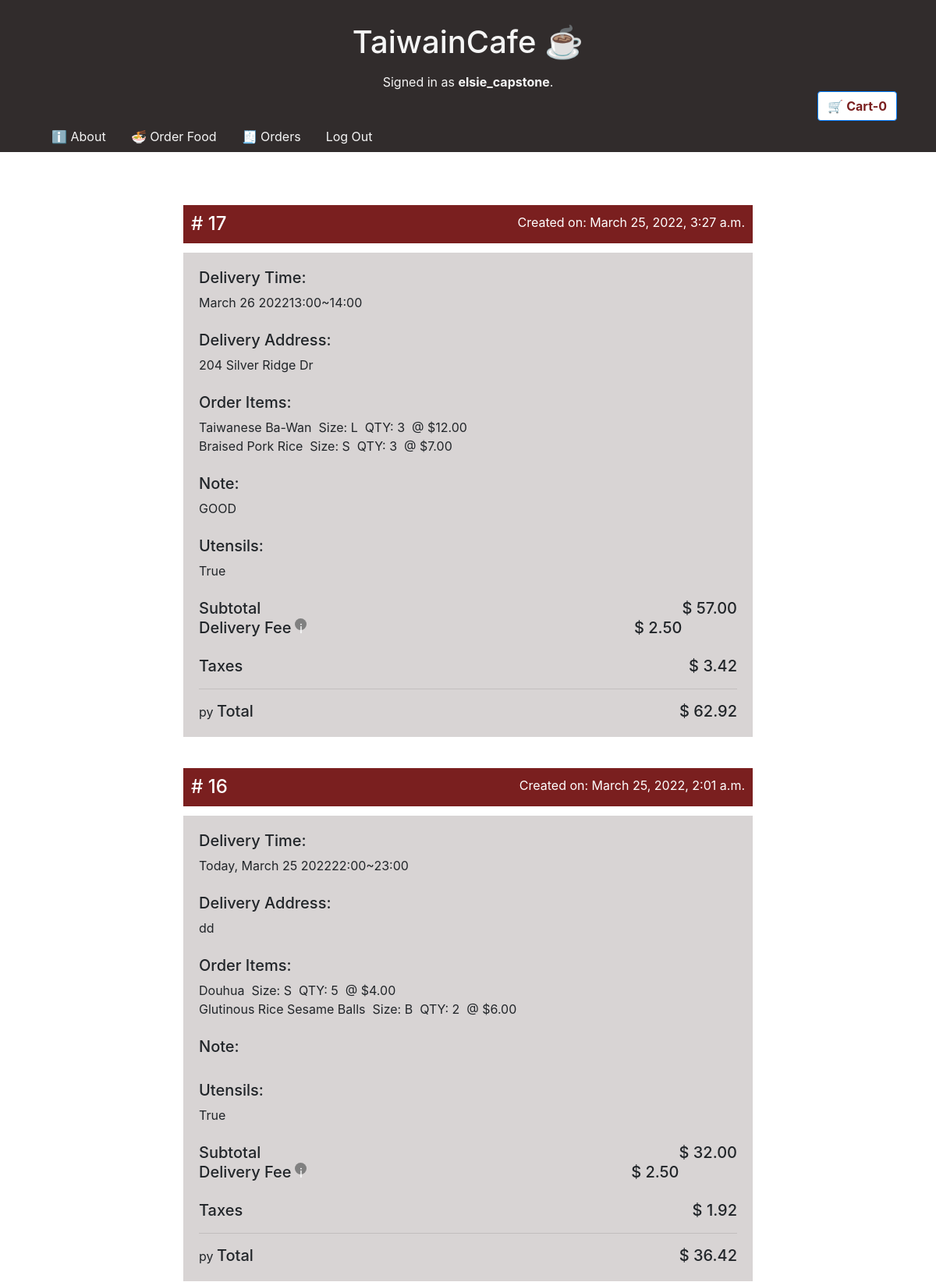
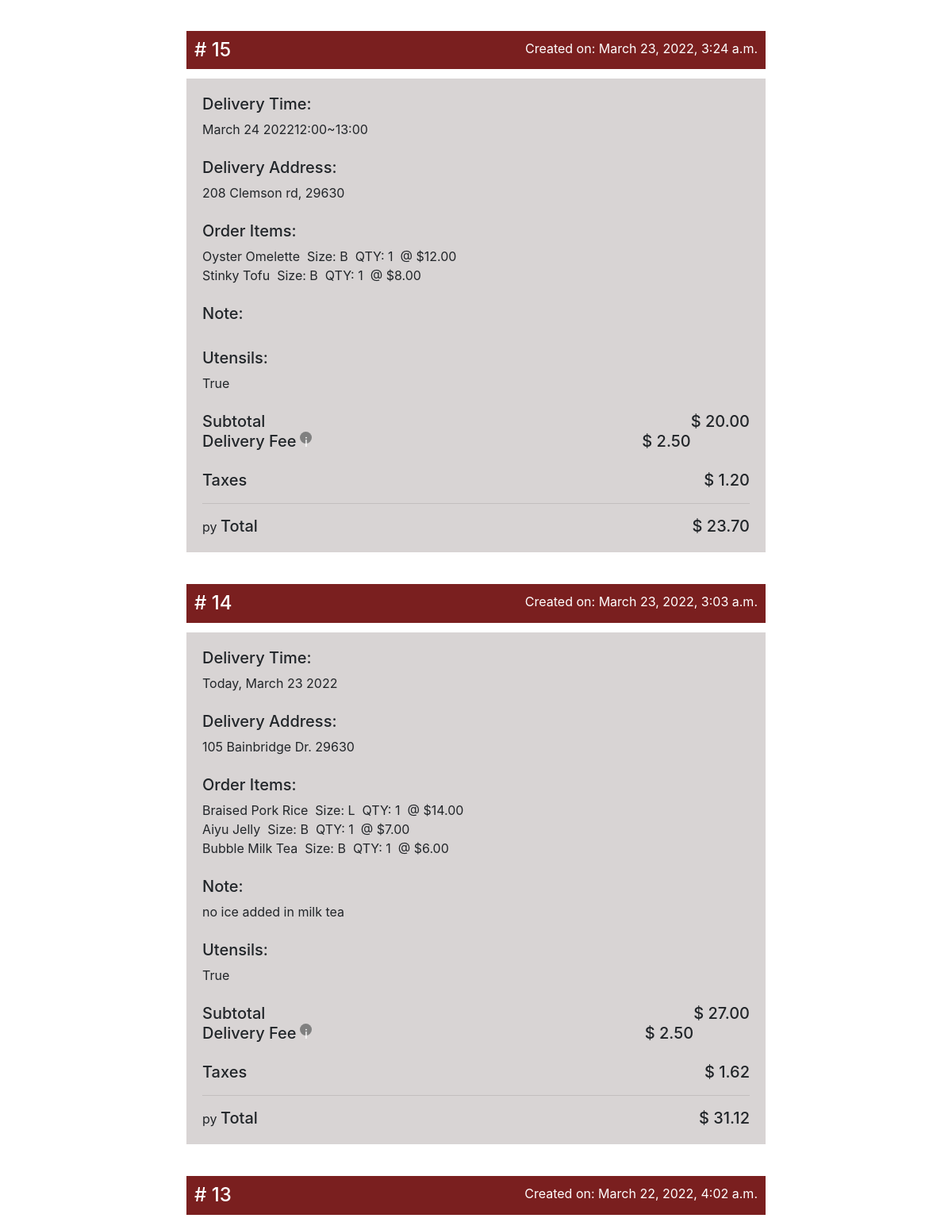
The app's page /orders (signed in, upper part) with its own data (2 pictures, top to bottom).
### delivery/models.py (models this page shows, shortened)
class User(AbstractUser):
    pass

class Cart(models.Model):
    user = models.ForeignKey(User, related_name="carts", on_delete=models.CASCADE)
    created_time = models.DateTimeField(auto_now_add=True)
    delivery = models.BooleanField(default="True")
    delivery_time = models.CharField(max_length=100)
    address = models.CharField(max_length=500)
    fee = models.DecimalField(max_digits=5, decimal_places=2)
    subtotal = models.DecimalField(max_digits=5, decimal_places=2, default=0)
    tax = models.DecimalField(max_digits=5, decimal_places=2, default=0)
    total =models.DecimalField(max_digits=5, decimal_places=2, default=0)
    utensils = models.BooleanField(default="False")
    orderitems = models.ManyToManyField("OrderItem", related_name="carts", blank=True)
    note = models.TextField()

class OrderItem(models.Model):
    user = models.ForeignKey(User, related_name="orderitems", on_delete=models.CASCADE)
    meal = models.ForeignKey(Meal, related_name='orderitems', on_delete=models.CASCADE)
    size = models.ForeignKey(Size, related_name='orderitems', on_delete=models.CASCADE)
    price = models.DecimalField(max_digits=5, decimal_places=2)
    qty = models.IntegerField()
    created_time = models.DateTimeField(auto_now_add=True)

class Meal(models.Model):
    TYPE_CHOICES = (
        ('APPETIZER', 'Appetizer'),
        ('ENTRE', 'Entre'),
        ('DESSERT', 'Dessert'),
        ('SOUP','Soup'),
        ('DRINK', 'Drink')
    )
    name = models.CharField(max_length=300)
    description = models.CharField(max_length=500)
    type = models.CharField(max_length=300, choices = TYPE_CHOICES)
    size = models.ManyToManyField('Size', through='Price', related_name='meals')
    image = models.ImageField(upload_to='images/')
    price = models.DecimalField(max_digits=5, decimal_places=2, default=0)
    def __str__(self):
        return self.name

class Size(models.Model):
    SIZE_CHOICES = (
        ('B', 'Base'),
        ('S', 'Small'),
        ('M', 'Medium'),
        ('L', 'Large')
    )
    name = models.CharField(max_length=300, choices = SIZE_CHOICES, default = 'B')
    def __str__(self):
        return self.name

### delivery/views.py (the view)
# urls.py: path("orders", views.orders, name="orders"),
@login_required
def orders(request):
    current_user = User.objects.get(id=request.user.id)
    try:
        orders = Cart.objects.filter(user=current_user).order_by('-id')
    except OrderItem.DoesNotExist:
        orders = None
    for i in orders:
        print(f"orderitems: {i.orderitems}")
    return render(request, 'delivery/orders.html', {
        "orders": orders
    })

### delivery/templates/delivery/orders.html
{% extends "delivery/layout.html" %}
{% load static %}
{% block body %}
{% for i in orders %}
<div class="container" style="border: 2px; width:800px">
    <div class="card" style="border: 2px">
        <div class="card-body">
            <div class="card-title" style="background-color: rgb(122, 31, 31);color:white; padding:10px">
                <h4 class="inline">#&nbsp;{{ i.id }}</h4>
                <div class="inlineright">Created on: {{ i.created_time }}</div>
            </div>
            <div style="background-color: rgb(216, 212, 212); padding:20px">
                <div class="card-text">
                    <h5>Delivery Time:</h5>{{ i.delivery_time }}
                </div>
                <br>
                <div class="card-text">
                    <h5>Delivery Address:</h5> {{ i.address }}
                </div>
                <br>
                <div class="card-text">
                    <h5>Order Items:</h5>
                    <div>
                        {% for j in i.orderitems.all %}
                            {{ j.meal }}&nbsp;&nbsp;Size:&nbsp;{{ j.size }}&nbsp;&nbsp;QTY:&nbsp;{{ j.qty }}&nbsp;&nbsp;@&nbsp;${{ j.price }}<br>
                        {% endfor %}
                    </div>
                </div>
                <br>
                <div class="card-text">
                    <h5>Note:</h5> {{ i.note }}
                </div>
                <br>
                <div class="card-text">
                    <h5>Utensils:</h5> {{ i.utensils }}
                </div>
                <br>
                <div class="card-text">
                    <div>
                        <h5 class="inline">Subtotal</h5><h5 id="subtotal" class="inlineright">$&nbsp;{{ i.subtotal }}</h5>
                    </div>
                    <div>
                        <h5 class="inline">Delivery Fee</h5>&nbsp;<button type="button" class="info-btn inline" title="Delivery fee is 2% of subtotal, which ranges from $2.5 to $5. ">i</button><h5 id="d_fee" class="inlineright">$&nbsp;{{ i.fee }}</h5>
                    </div>
                    <br>
                    <div>
                        <h5 class="inline">Taxes</h5><h5 id="tax" class="inlineright">$&nbsp;{{ i.tax }}</h5>
                    </div>
                    <hr>
                    <div>py
                        <h5 class="inline">Total</h5><h5 id="total" class="inlineright">$&nbsp;{{ i.total }}</h5>
                    </div>
                </div>
            </div>
        </div>
    </div>
</div>
{% endfor %}
{% endblock %}

### delivery/templates/delivery/layout.html (shortened to what this page needs)
{% load static %}
<!DOCTYPE html>
<html lang="en">
    <head>
        <link rel="stylesheet" href="https://stackpath.bootstrapcdn.com/bootstrap/4.4.1/css/bootstrap.min.css">
        <link rel="stylesheet" href="{% static 'delivery/styles.css' %}?{% now 'U' %}" type="text/css">
        <link rel="stylesheet" href="https://maxcdn.bootstrapcdn.com/bootstrap/4.5.2/css/bootstrap.min.css">
    </head>
    <body onload="loadoptions()">
        <div style="background-color:rgb(49, 44, 44); text-align: center; color: whitesmoke;">
            <h1 style='padding-top: 30px;padding-bottom:5px;margin-bottom: 10px;'>TaiwainCafe&nbsp;☕</h1>
            <ul class="nav justify-content-center">
                {% if user.is_authenticated %}
                <li class="nav-item">
                    Signed in as <strong>{{ user.username }}</strong>.
                </li>
                {% else %}
                <li class="nav-item">
                    Not signed in.
                </li>
                {% endif %}
            </ul>
            <ul class="nav justify-content-end" style="margin-right: 50px;">
                {% if user.is_authenticated %}
                    <li class="nav-item">
                        <a href="{% url 'cart'%}" id="cart_button" class="btn btn-primary" role="button" style="background-color: white;color:rgb(122, 31, 31); font-weight: bold;">🛒&nbsp;Cart-0</a>
                    </li>
                {% endif %}
            </ul>
            <ul class="nav" style="margin-left: 50px;">
                <li class="nav-item">
                    <a class="nav-link" href="{% url 'index' %}" style="color: whitesmoke;">ℹ️&nbsp;About</a>
                </li>
                {% if user.is_authenticated %}
                    <li class="nav-item">
                        <a class="nav-link" href="{% url 'order' %}" style="color: whitesmoke;">🍜&nbsp;Order Food</a>
                    </li>
                    <li class="nav-item">
                        <a class="nav-link" href="{% url 'orders' %}" style="color: whitesmoke;">🧾&nbsp;Orders</a>
                    </li>
                    <li class="nav-item">
                        <a class="nav-link" href="{% url 'logout' %}" style="color: whitesmoke;">Log Out</a>
                    </li>
                {% endif %}
            </ul>
        </div>
        <br>
        <br>
        {% block body %}
        {% endblock %}
    </body>
</html>

### delivery/static/delivery/styles.css (style rules this page uses)
body, html { height: 100%; }
.inline { display: inline; }
.info-btn { width: 15px; height: 15px; font-size: medium; border-radius: 20px; background-color: gray; border: none; color: white; }
.inlineright { float: right; }

### records on screen
User: username "elsie_capstone"
Cart: id "17", created_time "March 25, 2022, 3:27 a.m.", delivery_time "March 26 202213:00~14:00", address "204 Silver Ridge Dr", note "GOOD", utensils "True", subtotal "57.00", fee "2.50", tax "3.42", total "62.92"
OrderItem: meal "Taiwanese Ba-Wan", size "L", qty "3", price "12.00"
OrderItem: meal "Braised Pork Rice", size "S", qty "3", price "7.00"
Cart: id "16", created_time "March 25, 2022, 2:01 a.m.", delivery_time "Today, March 25 202222:00~23:00", address "dd", utensils "True", subtotal "32.00", fee "2.50", tax "1.92", total "36.42"
OrderItem: meal "Douhua", size "S", qty "5", price "4.00"
OrderItem: meal "Glutinous Rice Sesame Balls", size "B", qty "2", price "6.00"
Cart: id "15", created_time "March 23, 2022, 3:24 a.m.", delivery_time "March 24 202212:00~13:00", address "208 Clemson rd, 29630", utensils "True", subtotal "20.00", fee "2.50", tax "1.20", total "23.70"
OrderItem: meal "Oyster Omelette", size "B", qty "1", price "12.00"
OrderItem: meal "Stinky Tofu", size "B", qty "1", price "8.00"
Cart: id "14", created_time "March 23, 2022, 3:03 a.m.", delivery_time "Today, March 23 2022", address "105 Bainbridge Dr. 29630", note "no ice added in milk tea", utensils "True", subtotal "27.00", fee "2.50", tax "1.62", total "31.12"
OrderItem: meal "Braised Pork Rice", size "L", qty "1", price "14.00"
OrderItem: meal "Aiyu Jelly", size "B", qty "1", price "7.00"
OrderItem: meal "Bubble Milk Tea", size "B", qty "1", price "6.00"
Cart: id "13", created_time "March 22, 2022, 4:02 a.m."
